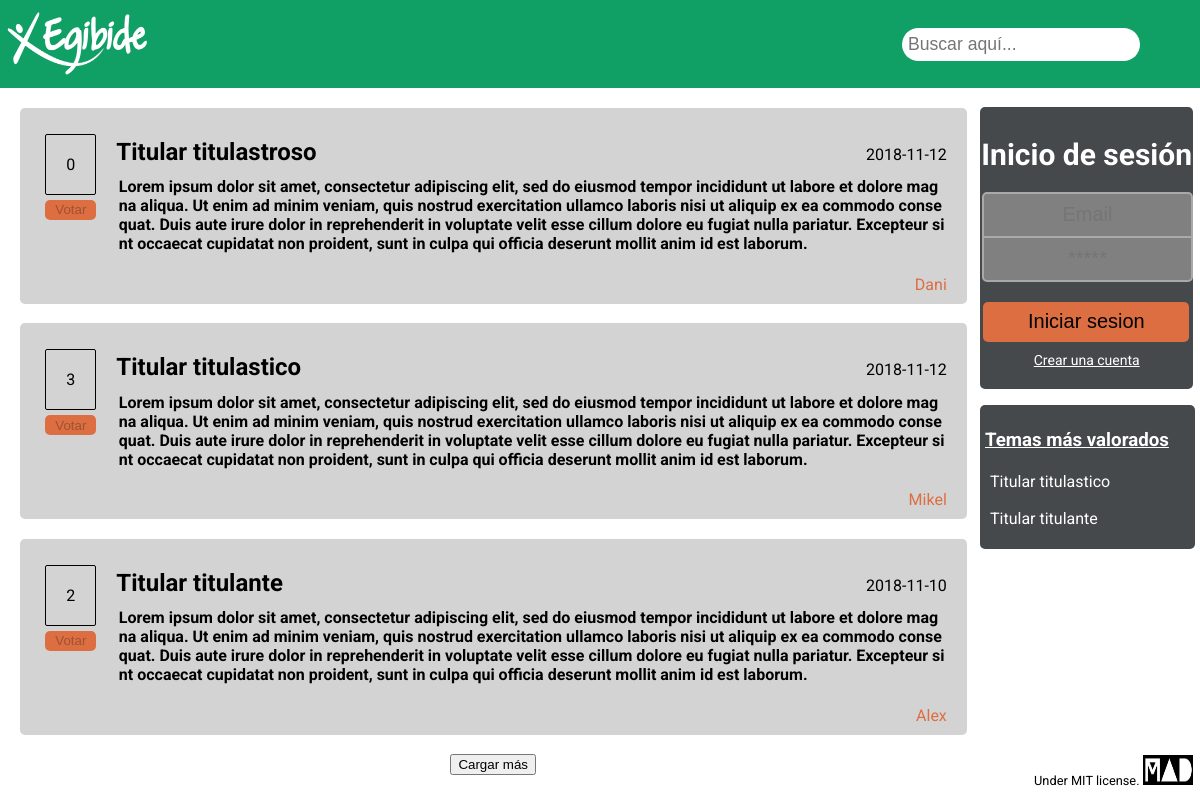
The page / on the database its author committed.
### tables this page shows
CREATE TABLE TEMAS(
  id_tema INT AUTO_INCREMENT,
  titulo varchar(35) NOT NULL,
  texto varchar(1000) NOT NULL,
  fecha date NOT NULL,
  etiqueta varchar(25),
  id_usuario INT NOT NULL,
  PRIMARY KEY (id_tema),
  FOREIGN KEY (id_usuario)
        REFERENCES USUARIOS(id_usuario)
        ON DELETE CASCADE
);

CREATE TABLE USUARIOS (
  id_usuario INT AUTO_INCREMENT,
  nickname varchar(25) NOT NULL,
  password varchar(100) NOT NULL,
  email varchar(50) NOT NULL,
  nombre varchar(25) NOT NULL,
  apellidos varchar(50) NOT NULL,
  PRIMARY KEY (id_usuario)
);

### Web/controller/consultasBD.php (called while the page is built, shortened)
<?php
function cargarTemas()
{
    $conexion = conexionDb();
    $inicioRowTemas = $_POST['inicioRowTemas'] ?? 0;
    $inicioRowTemas = (int)$inicioRowTemas;
    $select = $conexion->prepare("SELECT t.id_tema as id_tema,titulo,texto,fecha,nickname,(SELECT count(id_valoracion) FROM VALORACIONES v WHERE t.id_tema=v.id_tema) as val from TEMAS t, USUARIOS u WHERE t.id_usuario=u.id_usuario ORDER BY fecha DESC, id_tema DESC  LIMIT ? ,5 ;");
    $select->bindParam(1, $inicioRowTemas, PDO::PARAM_INT);
    $select->execute();
    $temas = array();
    $temas=recorrerTemas($select,$temas);
    if ($inicioRowTemas === 0) {
        return $temas;
    } else {
        die(json_encode($temas));
    }
}
function recorrerTemas($select,$temas){
    while ($fila = $select->fetchObject()) {
        $tema["id"] = $fila->id_tema;
        $tema["titulo"] = $fila->titulo;
        $tema["texto"] = $fila->texto;
        $tema["fecha"] = $fila->fecha;
        $tema["autor"] = $fila->nickname;
        $tema["valoracion"] = $fila->val;
        array_push($temas, $tema);
    }
    return $temas;
}
function cargarTopTemas()
{
    $conexion = conexionDb();
    $topTemas = array();
    $topTema = array();
    $select = $conexion->prepare("SELECT DISTINCT T.id_tema AS ID, T.titulo AS TITULO, COUNT(V.id_tema) AS VALORACIONES FROM TEMAS T, VALORACIONES V WHERE T.id_tema = V.id_tema GROUP BY titulo ORDER BY VALORACIONES DESC LIMIT 5");
    $select->execute();
    while ($fila = $select->fetchObject()) {
        $topTema["id"] = $fila->ID;
        $topTema["titulo"] = $fila->TITULO;
        $topTema["valoracion"] = $fila->VALORACIONES;
        array_push($topTemas, $topTema);
    }
    return $topTemas;
}

### Web/pages/contenido.php (the view, shortened to what this page needs)
<form class="contenido" method="POST" action="contenido.php">
    <?php
        include_once 'controller/consultasBD.php';
        if (isset($_POST['search'])){
            $temas = verDatosBusqueda();
        } else {
            $temas = cargarTemas();
        }
        foreach ($temas as $tema):?>
    <div class="temaBox" id=<?= $tema["id"] ?>>
        <div>
            <p class="votos" id=<?="puntuacion",$tema['id'] ?>> <?= $tema["valoracion"] ?></p>
            <input type="button" value="Votar" class="votarBTN" onclick="votarPuntuacion('<?=$tema['id']?>')" id="<?="votar",$tema['id'] ?>"
                <?= isset($temasVotados)? in_array($tema['id'],$temasVotados)?'disabled':'':'disabled';?>>
        </div>
        <div onclick="abrirDetalle(<?= $tema['id'] ?>)">
            <h2>
                <?= $tema["titulo"] ?>
            </h2>
            <p>
                <?= $tema["fecha"] ?>
            </p>
            <h4>
                <?= $tema["texto"] ?>
            </h4>
            <a href="#"><?= $tema["autor"] ?></a>
        </div>
    </div>
    <?php endforeach;?>
    <button id="btnCargarMas" style="margin-bottom:2em;" onclick="cargarMasTemas('<?= isset($temasVotados)?implode(",",$temasVotados):"";?>')">Cargar más</button>
</form>

### Web/index.php (shortened to what this page needs)
<!DOCTYPE html>
<html>
    <head>
        <link rel="stylesheet" href="./css/style.css" />
    </head>
    <body class="grid-container">
        <div class="header">
            <a class="logo" onclick="recargarPagina()"><img class="logoImg" src="media/logo_empresa.png"></a>
            <?php require_once 'pages/buscador.php'?>
        </div>
        <div class="sidebar" id="sidebar">
            <?php require_once 'pages/login.php'?>
            <?php require_once 'pages/paginaRegistro.php'?>
            <?php require_once 'pages/topTemas.php'?>
        </div>
        <div class="hide-scroll" id="main">
            <div class="main">
                <?php
                    if ($_SESSION["contenidoMain"] == 0) {
                        ?>
                <div>
                    <?php require_once 'pages/contenido.php' ?>
                </div>
                <?php
                    }
                ?>
            </div>
        </div>
        <footer class="footer">
            <p>Under MIT license.</p>
            <img class="logoFooter" src="media/logo_mad.jpeg">
        </footer>
    </body>
</html>

### Web/pages/buscador.php (shortened to what this page needs)
<form id="buscador" name="buscador" method="POST" >
    <input class="search" id="search" name="search" type="search" list="listaEtiquetas"
           placeholder="Buscar aquí..." aria-label="Buscar contenido del sitio" autofocus>
</form>

### Web/pages/login.php (shortened to what this page needs)
<?php
    function login(){
        ?>
        <div class="login" id="box">
            <h3>Inicio de sesión</h3>
            <form id="loginForm" name="flogin" method="post">
                <input class="inp" type="email" id="emailLogin" name="emailLogin" required placeholder="Email"><br>
                <input class="inp" type="password" id="passwordLogin" name="passwordLogin" required" placeholder="*****"><br>
                <input class="loginBTN" type="submit" value="Iniciar sesion">
            </form>
            <a onclick="ocultarElementosSidebar('box','registro','topTemas')">Crear una cuenta</a>
        </div>
        <?php
    }
    if (isset($_POST['emailLogin'],$_POST['passwordLogin']) && !$_SESSION['login']){
        $emailLogin = $_POST['emailLogin'];
        $password = $_POST['passwordLogin'];
        $conexion = conexionDb();
        valdiarLogin($conexion,$emailLogin,$password);
        closeConexionDb($conexion);
    }
    else {
        if (!$_SESSION['login']){
            login();
        }
        else {
            logout();
            echo "<input id='verLogin' type='hidden' value='".$_SESSION['login']."'>";
        }
    }
?>

### Web/pages/paginaRegistro.php (shortened to what this page needs)
<!DOCTYPE html>
<html lang="en">
    <head>
    </head>
    <body>
    </body>
</html>

### Web/pages/topTemas.php
<?php
    include_once 'controller/consultasBD.php';
    $topTemas = cargarTopTemas();
?>
<div class="topTemas" id="topTemas">
    <h3>Temas más valorados</h3>
    <?php
        foreach ($topTemas as $key => $value) {
            echo "<p onclick='abrirDetalle(",$value["id"],")'>",$value["titulo"],"</p>";
        }
    ?>
</div>

### Web/css/style.css (style rules this page uses)
html, body { height: 100%; width: 100%; overflow: hidden; }
body { margin: 0; font-family: 'Roboto', Verdana, sans-serif; }
.grid-container { display: grid; grid-template-areas: 'header header header' 'main main sidebar' 'main main footer'; grid-gap: 10px; grid-template-columns: 60% 20%; grid-template-rows: 11% 79% auto; background-color: white; }
.header { grid-area: header; background-color: #10a066; display: flex; flex-wrap: wrap; justify-content: space-between; align-items: center; }
.logo { width: 150px; height: 70px; margin: 5px; cursor: pointer; }
.logoImg { width: 100%; height: 100%; }
#buscador { display: flex; justify-content: space-around; align-items: center; }
.search { border-radius: 40px; margin-right: 60px; padding: 6px; font-size: 110%; border: none; }
.main { grid-area: main; padding-top: 1%; overflow: auto; max-height: 100%; margin-right: -100px; padding-right: 100px; }
.hide-scroll { overflow: hidden; width: 137%; height: 110%; }
.contenido { display: flex; flex-direction: column; align-items: center; }
.temaBox, .respBox { display: flex; background-color: lightgrey; border-radius: 5px; padding: 10px; width: 94%; margin-bottom: 2%; }
.temaBox div:nth-child(1), .respBox div:nth-child(1) { display: flex; flex-direction: column; align-items: center; text-align: center; margin-right: 20px; margin-left: 1.7%; }
.temaBox div:nth-child(2), .respBox div:nth-child(2) { display: flex; align-items: baseline; flex-wrap: wrap; justify-content: flex-end; margin-right: 10px; width: 90%; }
.temaBox div:nth-child(2) h2 { margin-right: auto; }
.temaBox div:nth-child(2) h4, .respBox div:nth-child(2) h4 { word-break: break-all; flex: 100%; margin-top: -1%; margin-left: .3%; }
.temaBox a, .respBox a { color: #dd6e42; text-decoration: none; }
.votos { border-radius: 2px; margin-bottom: 5px; padding: 20px; border: 1px solid black; }
.votarBTN { border-radius: 5px; border: none; background-color: #dd6e42; height: 20px; width: 100%; transition: .20s; }
.sidebar { grid-area: sidebar; }
.login, .registro, .logout, .topTemas { flex-direction: column; width: 97%; background-color: #46494c; border-radius: 5px; justify-content: center; align-items: center; margin-top: 4%; }
.login h3, .logout h3 { color: white; text-align: center; font-size: 30px; margin-bottom: 20px; }
.inp { box-shadow: 0; background-color: grey; width: 95%; height: 40px; border: solid 2px darkgrey; font-size: 20px; color: white; border-radius: 5px; text-align: center; transition: all 250ms ease; margin-left: 1%; }
.inp:first-of-type { margin-bottom: -2px; border-bottom-right-radius: 0px; border-bottom-left-radius: 0px; }
.inp:nth-of-type(2) { border-top-right-radius: 0px; border-top-left-radius: 0px; margin-bottom: 20px; }
.loginBTN, .logoutBTN, .registroBTN { border-radius: 5px; border: none; background-color: #dd6e42; height: 40px; margin-left: 1.6%; width: 96.5%; transition: .20s; font-size: 20px; }
.login a, .registro a { margin-top: 10px; font-size: 14px; color: white; margin-bottom: 10%; text-decoration: underline; }
.topTemas { align-items: flex-start; padding: 5px; width: 93%; color: white; }
.topTemas h3 { text-decoration: underline; }
.topTemas p { padding-left: 5px; margin-top: 1%; cursor: pointer; }
.footer { grid-area: footer; display: flex; justify-content: flex-end; align-items: baseline; font-size: 80%; margin-top: 7%; }
.logoFooter { margin-left: 1.5%; margin-right: 3%; width: 23%; height: 67%; }

### rows shown on the page
temas: titulo "Titular titulastico", valoracion "3", fecha "2018-11-12", texto "Lorem ipsum dolor sit amet, consectetur adipiscing elit, sed do eiusmod tempor incididunt ut labore et dolore magna aliqua. Ut enim ad minim veniam, quis nostrud exercitation ullamco laboris nisi ut aliquip ex ea commodo consequat. Duis aute irure dolor in reprehenderit in voluptate velit esse cillum dolore eu fugiat nulla pariatur. Excepteur sint occaecat cupidatat non proident, sunt in culpa qui officia deserunt mollit anim id est laborum.", id_usuario.nickname "Mikel"
temas: titulo "Titular titulante", valoracion "2", fecha "2018-11-10", texto "Lorem ipsum dolor sit amet, consectetur adipiscing elit, sed do eiusmod tempor incididunt ut labore et dolore magna aliqua. Ut enim ad minim veniam, quis nostrud exercitation ullamco laboris nisi ut aliquip ex ea commodo consequat. Duis aute irure dolor in reprehenderit in voluptate velit esse cillum dolore eu fugiat nulla pariatur. Excepteur sint occaecat cupidatat non proident, sunt in culpa qui officia deserunt mollit anim id est laborum.", id_usuario.nickname "Alex"
temas: valoracion "0", titulo "Titular titulastroso", fecha "2018-11-12", texto "Lorem ipsum dolor sit amet, consectetur adipiscing elit, sed do eiusmod tempor incididunt ut labore et dolore magna aliqua. Ut enim ad minim veniam, quis nostrud exercitation ullamco laboris nisi ut aliquip ex ea commodo consequat. Duis aute irure dolor in reprehenderit in voluptate velit esse cillum dolore eu fugiat nulla pariatur. Excepteur sint occaecat cupidatat non proident, sunt in culpa qui officia deserunt mollit anim id est laborum.", id_usuario.nickname "Dani"
